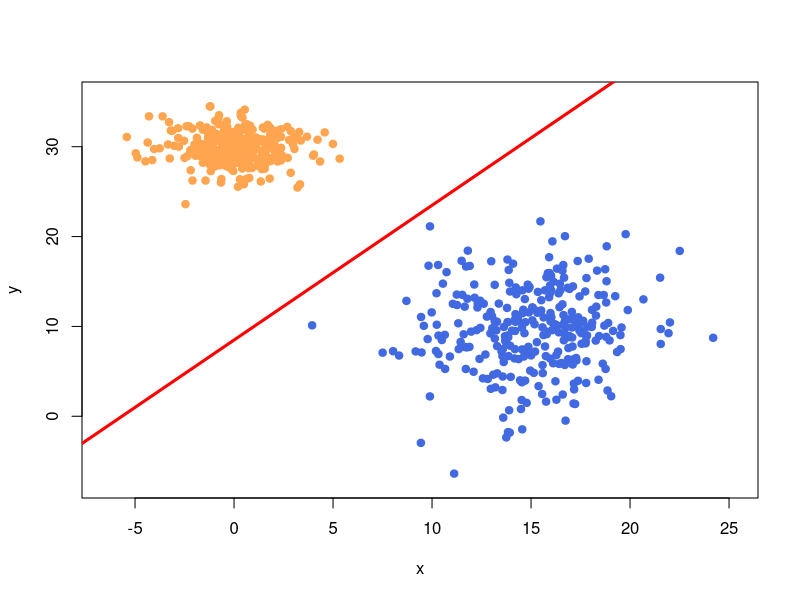

Generate this figure with R:
library(MASS)

vostanovleniemu <- function(x)
{
  m <- dim(x)[2]
  mu <- matrix(NA, 1, m)
  for(i in 1:m)
  {
    mu[1,i] <- mean(x[,i])
  }
  return(mu)
}

vostanovlenieсovariance <- function(x1,x2,mu1,mu2)
{
  n1 <- dim(x1)[1]
  n2 <- dim(x2)[1]
  n <- n1 + n2
  m <- dim(x1)[2]
  sigma <- matrix(0, m, m)
  for(i in 1:n1)
  {

    sigma <- sigma + (t(x1[i,]-mu1)%*%(x1[i,]-mu1))
    
  }
  for(i in 1:n2)
  {

    sigma <- sigma + (t(x2[i,]-mu2)%*%(x2[i,]-mu2))

  }
  return(sigma/(n))
}

coef <- function(mu1,mu2,sigma1,sigma2)
{
  
  invsigma1 <- solve(sigma1)
  invsigma2 <- solve(sigma2)
  
  a <- invsigma1 - invsigma2
  A <- a[1,1]
  B <- a[2,2]
  C <- 2*a[1,2]
  
  b <- invsigma1%*%t(mu1) - invsigma2%*%t(mu2)
  D <- -2*b[1,1]
  E <- -2*b[2,1]
  
  F <- c(log(det(sigma1)) - log(det(sigma2)) + mu1%*%invsigma1%*%t(mu1) - mu2%*%invsigma2%*%t(mu2))
  
  func <- function(x, y) {
    x^2*A + y^2*B + x*y*C + x*D + y*E + F
  }
  return(func)
}

coefs <- function(xy,mu,sigma)
{
  
  invsigma <- solve(sigma)
  
  a <- invsigma
  A <- a[1,1]
  B <- a[2,2]
  C <- 2*a[1,2]
  
  b <- invsigma%*%t(mu)
  D <- -2*b[1,1]
  E <- -2*b[2,1]
  
  F <- log(det(sigma)) + mu%*%invsigma%*%t(mu)
  
  func <- function(x, y) {
    p <- x^2*A + y^2*B + x*y*C + x*D + y*E + F
    return(p)
  }
  p <- func(xy[1],xy[2])
  return(p)
}


n<-300
sigma1 <- matrix(c(3,0, 0, 3), 2, 2)
sigma2 <- matrix(c(10, 0,0, 20), 2, 2)

mu1 <- c(0, 30)
mu2 <- c(15, 10)

xy1 <- mvrnorm(n=n, mu = mu1, Sigma = sigma1)
xy2 <- mvrnorm(n=n, mu = mu2, Sigma = sigma2)

plotxmin <- min(xy1[,1], xy2[,1]) - 1
plotymin <- min(xy1[,2], xy2[,2]) - 1
plotxmax <- max(xy1[,1], xy2[,1]) + 1
plotymax <- max(xy1[,2], xy2[,2]) + 1
plot(xy1[,1],xy2[,2], type="n", xlab = "x", ylab = "y", xlim=c(plotxmin, plotxmax), ylim = c(plotymin, plotymax))

colors <- c("tan1", "royalblue")
points(xy1, pch=21, col=colors[1], bg=colors[1])
points(xy2, pch=21, col=colors[2], bg=colors[2])

mu1 <- vostanovleniemu(xy1)
mu2 <- vostanovleniemu(xy2)

sigma <-vostanovlenieсovariance(xy1,xy2,mu1,mu2)

X <- seq(plotxmin-5, plotxmax+5, len = 500)
Y <- seq(plotymin-5, plotymax+5, len = 500)

f <- coef(mu1,mu2,sigma1,sigma2)
Z <- outer(X, Y, f)


inverseSigma <- solve(sigma)
print(sigma)
print(inverseSigma)
print(mu1)
alpha <- inverseSigma %*% t(mu1 - mu2)
mu_st <- (mu1 + mu2) / 2
beta <- mu_st %*% alpha
## Рисуем ЛДФ
abline(beta / alpha[2,1], -alpha[1,1]/alpha[2,1], col ="red", lwd = 3)
print(beta)
print(alpha[2,1])
print(-alpha[1,1])
print(alpha[2,1])
print(alpha)
print(beta / alpha[2,1])
print(-alpha[1,1]/alpha[2,1])

#contour(X, Y, Z, levels = 0, add = TRUE, drawlabels = TRUE, lwd = 2.5,col="green")

# x <- 0
# while(x < 25)
# {
#   y <- 0
#   while(y < 25)
#   {
#     p <- coef(mu1,mu2,sigma1,sigma2)
#     xy <- c(x,y)
#     p1 <- coefs(xy,mu1,sigma1)
#     p2 <- coefs(xy,mu2,sigma2)
# 
#     if(p1<p2)
#     {
#       points(xy[1],xy[2], col=colors[1])
#     }
#     if(p2<p1)
#     {
#       points(xy[1],xy[2],pch=21, col=colors[2])
#     }
#     y <- y+0.5
#   }
#   x <- x+0.5
# } 